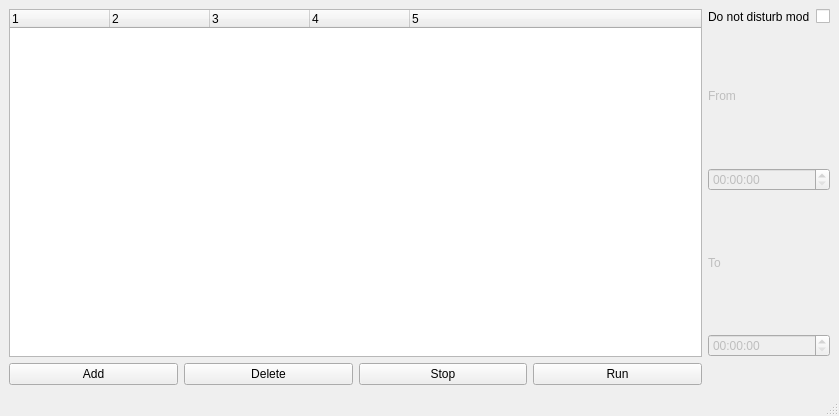
<?xml version="1.0" encoding="UTF-8"?>
<ui version="4.0">
 <class>MainWindow</class>
 <widget class="QMainWindow" name="MainWindow">
  <property name="geometry">
   <rect>
    <x>0</x>
    <y>0</y>
    <width>839</width>
    <height>416</height>
   </rect>
  </property>
  <property name="windowTitle">
   <string>Timer</string>
  </property>
  <widget class="QWidget" name="centralwidget">
   <layout class="QGridLayout" name="gridLayout">
    <item row="0" column="0" rowspan="2">
     <widget class="QTreeWidget" name="treeWidget">
      <property name="columnCount">
       <number>5</number>
      </property>
      <column>
       <property name="text">
        <string notr="true">1</string>
       </property>
      </column>
      <column>
       <property name="text">
        <string notr="true">2</string>
       </property>
      </column>
      <column>
       <property name="text">
        <string notr="true">3</string>
       </property>
      </column>
      <column>
       <property name="text">
        <string notr="true">4</string>
       </property>
      </column>
      <column>
       <property name="text">
        <string notr="true">5</string>
       </property>
      </column>
     </widget>
    </item>
    <item row="0" column="1">
     <layout class="QHBoxLayout" name="horizontalLayout">
      <item>
       <widget class="QLabel" name="label">
        <property name="text">
         <string>Do not disturb mod</string>
        </property>
       </widget>
      </item>
      <item>
       <widget class="QCheckBox" name="checkBox">
        <property name="text">
         <string/>
        </property>
       </widget>
      </item>
     </layout>
    </item>
    <item row="1" column="1">
     <layout class="QVBoxLayout" name="verticalLayout">
      <item>
       <widget class="QLabel" name="label_from">
        <property name="enabled">
         <bool>false</bool>
        </property>
        <property name="text">
         <string>From</string>
        </property>
       </widget>
      </item>
      <item>
       <widget class="QTimeEdit" name="timeEditFrom">
        <property name="enabled">
         <bool>false</bool>
        </property>
       </widget>
      </item>
      <item>
       <widget class="QLabel" name="label_to">
        <property name="enabled">
         <bool>false</bool>
        </property>
        <property name="text">
         <string>To</string>
        </property>
       </widget>
      </item>
      <item>
       <widget class="QTimeEdit" name="timeEditTo">
        <property name="enabled">
         <bool>false</bool>
        </property>
       </widget>
      </item>
     </layout>
    </item>
    <item row="2" column="0">
     <layout class="QHBoxLayout" name="horizontalLayout_2">
      <item>
       <widget class="QPushButton" name="AddButton">
        <property name="text">
         <string>Add</string>
        </property>
       </widget>
      </item>
      <item>
       <widget class="QPushButton" name="delButton">
        <property name="text">
         <string>Delete</string>
        </property>
       </widget>
      </item>
      <item>
       <widget class="QPushButton" name="StopButton">
        <property name="text">
         <string>Stop</string>
        </property>
       </widget>
      </item>
      <item>
       <widget class="QPushButton" name="RunButton">
        <property name="text">
         <string>Run</string>
        </property>
       </widget>
      </item>
     </layout>
    </item>
   </layout>
  </widget>
  <widget class="QMenuBar" name="menubar">
   <property name="geometry">
    <rect>
     <x>0</x>
     <y>0</y>
     <width>839</width>
     <height>26</height>
    </rect>
   </property>
  </widget>
  <widget class="QStatusBar" name="statusbar"/>
 </widget>
 <resources/>
 <connections/>
</ui>
